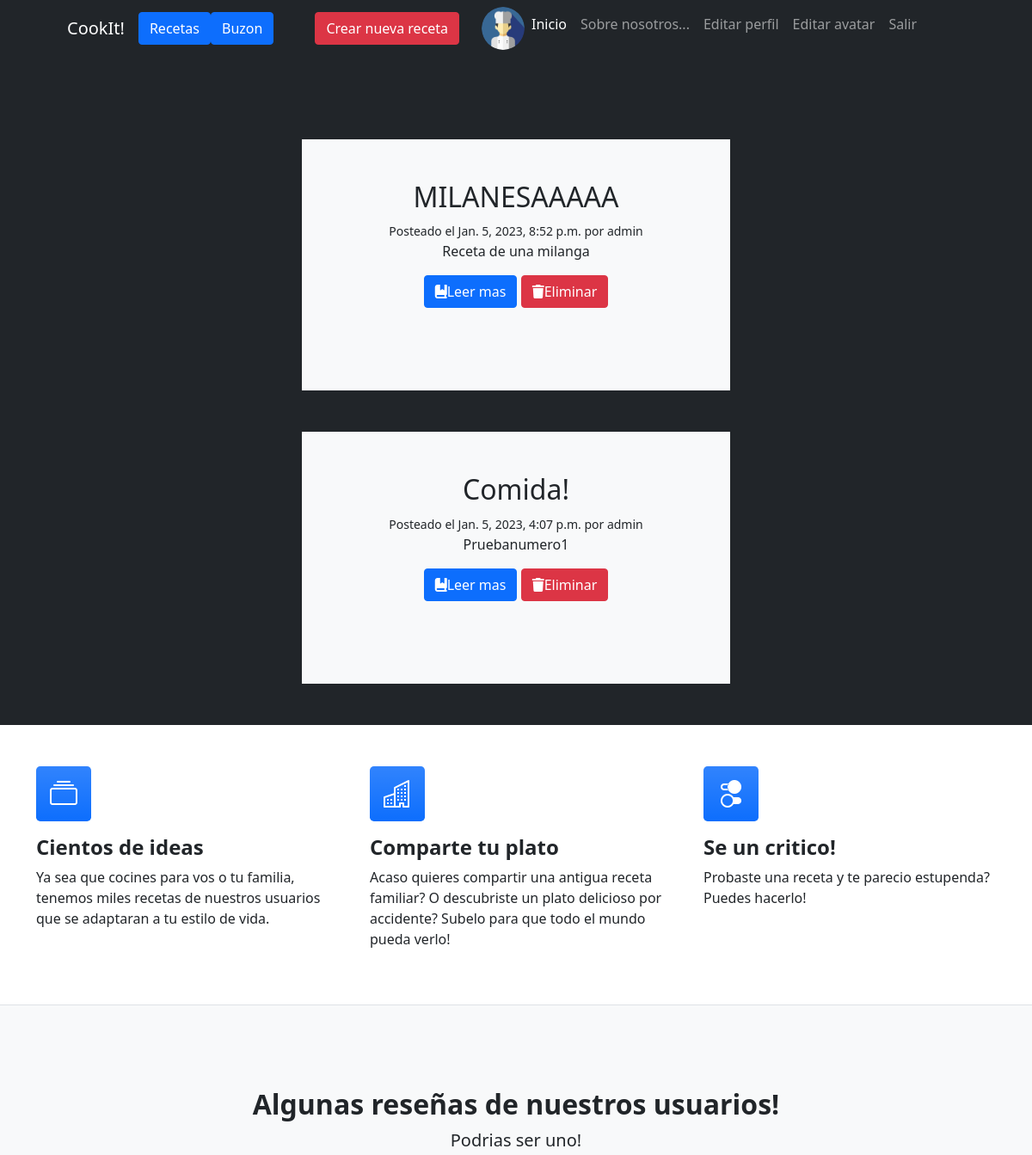
Before: /blogs/ (signed in, upper part) with the older database file.
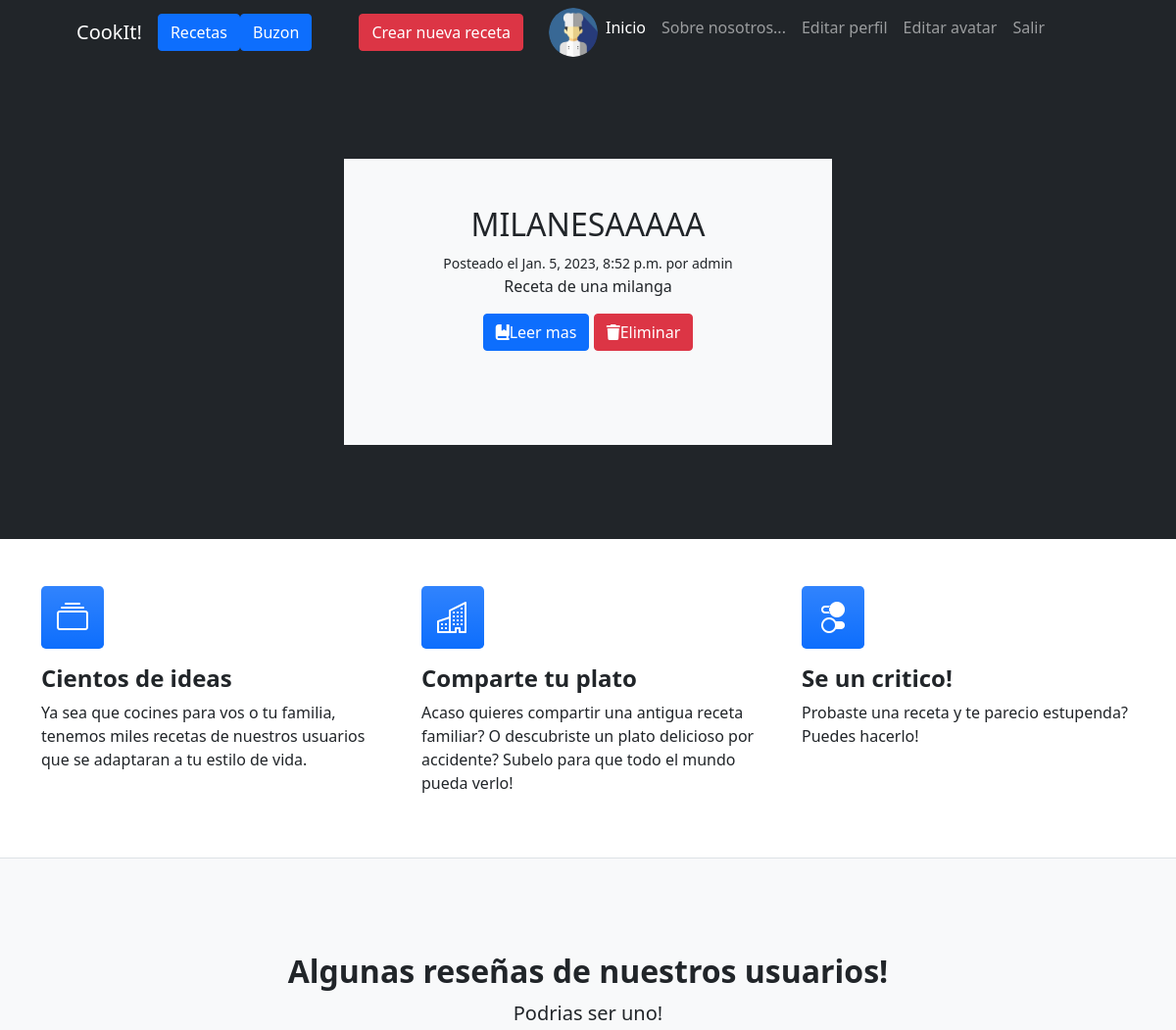
After: the same page with the newer database file.
### AppPagina/models.py (models this page shows)
class Post(models.Model):
    titulo = models.CharField(max_length=255)
    slug = models.SlugField()
    intro =  models.TextField()
    cuerpo = models.TextField()
    date_added = models.DateTimeField(auto_now_add=True)
    image= models.ImageField(null=True, blank=True, upload_to="images/")
    author = models.ForeignKey(
        User,
        on_delete=models.CASCADE,
    )
    class Meta:
        ordering = ["-date_added"]

### AppPagina/views.py (the view)
# urls.py: path("blogs/", blogs, name="blogs"),
def blogs(request):
    posts = Post.objects.all()
    return render(request, "AppPagina/blogs.html", {"posteos": posts, "avatar": obtenerAvatar(request)})

### AppUsuarios/views.py (called while the page is built)
def obtenerAvatar(request): #Sacado de min 45 clase 24
    lista=Avatar.objects.filter(user=request.user)
    if len(lista)!=0:
        avatar=lista[0].imagen.url
    else:
        avatar="/media/avatars/imagendefault.png"
    return avatar

### AppPagina/templates/AppPagina/blogs.html (shortened to what this page needs)
{% extends "AppPagina/padre.html" %}
{% load static %}
                            {% block boton %}
                            <a class="btn btn-danger" href="{% url 'BlogFormulario' %}">Crear nueva receta</a>
                            {% endblock %}
                            {% block titulo %}
                                        {% block contenido %}
                                            {% for post in posteos %}
                            <section class="bg-light py-5" id="accounts/signup">
                                    <div class="text-center mb-5">
                                        <div class="post block">
                                            <h2 class="subtitle"> {{ post.titulo }} </h2>
                                            <small>Posteado el {{ post.date_added }} por {{ post.author }} </small>
                                            <p>{{ post.intro }}</p>
                                            <a class="btn btn-primary" href="{% url 'leer_mas' post.slug %}"><i class="fa-solid fa-book-bookmark"></i>Leer mas</a>
                                            {% if user.is_authenticated %}
                                                {% if user.username.id == blog.author.id %}
                                            <a class="btn btn-danger" href="{% url 'eliminarBlog' post.id %}"><i class="fa-solid fa-trash"></i>Eliminar</a>
                                                {% endif %}
                                            {% endif %}
                                        </div>
                                    </div>
                                </div>
                                    {% endfor %}
                            {% endblock %}
                        </div>
                    </div>
                </div>
        </header>
                            {% endblock %}

### AppPagina/templates/AppPagina/padre.html (shortened to what this page needs)
<!DOCTYPE html>
<html lang="en">
    <head>
        {% load static %}
        <link href="https://cdn.jsdelivr.net/npm/bootstrap-icons@1.4.1/font/bootstrap-icons.css" rel="stylesheet" />
        <link href="{% static 'AppPagina/css/styles.css' %}" rel="stylesheet" />
    </head>
    <body>
        <nav class="navbar navbar-expand-lg navbar-dark bg-dark">
            <div class="container px-5">
                <a class="navbar-brand" href="{% url 'inicio' %}"> CookIt!</a>
                {% if user.is_authenticated %}
                <a class="btn btn-primary" href="{% url 'blogs' %}">Recetas</a>
                <a class="btn btn-primary" href="{% url 'buzon' %}">Buzon</a>
                <div class="container px-5">
                {% endif %}
                <div class="collapse navbar-collapse" id="navbarSupportedContent">
                    {% if user.is_authenticated %}
                    {% block boton %}
                    {% endblock %}
                    {% endif %}
                    <ul class="navbar-nav ms-auto mb-2 mb-lg-0">
                        <img src=" {{ avatar }} " alt="Avatar" class="avatar">
                        <li class="nav-item"><a class="nav-link active" aria-current="page" href="{% url 'inicio' %}">Inicio</a></li>
                        <li class="nav-item"><a class="nav-link" href="#about">Sobre nosotros...</a></li>
                        {% if user.is_authenticated %}
                        <li class="nav-item"><a class="nav-link" href="{% url 'editarperfil' %}">Editar perfil</a></li>
                        <li class="nav-item"><a class="nav-link" href="{% url 'agregarAvatar' %}">Editar avatar</a></li>
                        <li class="nav-item"><a class="nav-link" href="{% url 'logout' %}">Salir</a></li>
                        {% else %}
                        <li class="nav-item"><a class="nav-link" href="{% url 'register' %}">¡Registrarse!</a></li>
                        <li class="nav-item"><a class="nav-link" href="{% url 'login' %}">Ingresar cuenta</a></li>
                        {% endif %}
                    </ul>
                </div>
            </div>
        </nav>
        <header class="bg-dark py-5">
            <div class="container px-5">
                <div class="row gx-5 justify-content-center">
                    <div class="col-lg-6">
                        <div class="text-center my-5">
                            {% block titulo %}{% endblock %}
        <section class="py-5 border-bottom" id="features">
            <div class="container px-6 my-6">
                <div class="row gx-5">
                        <div class="col-lg-4 mb-5 mb-lg-0">
                            <div class="feature bg-primary bg-gradient text-white rounded-3 mb-3"><i class="bi bi-collection"></i></div>
                            <h2 class="h4 fw-bolder">Cientos de ideas</h2>
                            <p>Ya sea que cocines para vos o tu familia, tenemos miles recetas de nuestros usuarios que se adaptaran a tu estilo de vida.</p>
                        </div>
                        <div class="col-lg-4 mb-5 mb-lg-0">
                            <div class="feature bg-primary bg-gradient text-white rounded-3 mb-3"><i class="bi bi-building"></i></div>
                            <h2 class="h4 fw-bolder">Comparte tu plato</h2>
                            <p>Acaso quieres compartir una antigua receta familiar? O descubriste un plato delicioso por accidente? Subelo para que todo el mundo pueda verlo!</p>
                        </div>
                        <div class="col-lg-4">
                            <div class="feature bg-primary bg-gradient text-white rounded-3 mb-3"><i class="bi bi-toggles2"></i></div>
                            <h2 class="h4 fw-bolder">Se un critico!</h2>
                            <p>Probaste una receta y te parecio estupenda? Puedes hacerlo!</p>
                    </div>
                </div>
            </div>
        </section>
<section class="bg-light py-5 border-bottom">
    <div class="container px-5 my-5">
        <div class="text-center mb-5">
            <h2 class="fw-bolder">Algunas reseñas de nuestros usuarios!</h2>
            <p class="lead mb-0">Podrias ser uno!</p>
        </div>
    </body>
</html>

### AppPagina/templates/AppPagina/padre.html (style rules this page uses)
.avatar { vertical-align: middle; width: 50px; height: 50px; border-radius: 50%; }

Changed rows visible on the page:
removed Post: titulo "Comida!", date_added "Jan. 5, 2023, 4:07 p.m.", author "admin", intro "Pruebanumero1"
